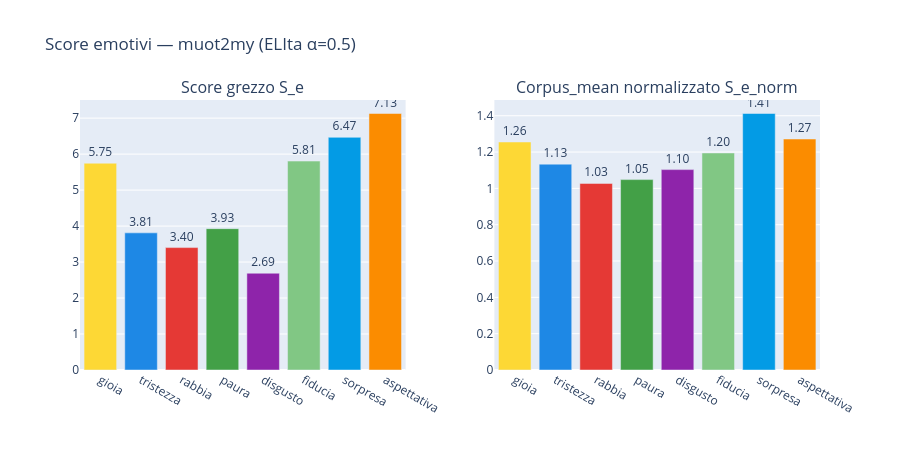

The notebook cell saved with this chart:
### Markdown cell above
## Confronto: score grezzo vs corpus_mean normalizzato

### Code cell
if not lemmi_usati:
    print('Nessun lemma utile trovato.')
else:
    plot_raw_vs_norm_bars(totals.to_dict(), sc_norm, CID).show()

    print(f'Lemmi usati ({len(lemmi_usati)}): {lemmi_usati}')
    print(f'Emozione dominante raw          : {dom_raw.upper()}  (score: {totals[dom_raw]:.3f})')
    print(f'Emozione dominante corpus_mean  : {dom_norm.upper()}  (score: {sc_norm[dom_norm]:.3f})')

### Figure 1 — Plotly figure (JSON) as saved in the notebook; plotly's stock layout.template omitted (floating-point values rounded to 4 significant figures)
{"data": [{"marker": {"color": ["#FDD835", "#1E88E5", "#E53935", "#43A047", "#8E24AA", "#81C784", "#039BE5", "#FB8C00"]}, "name": "Raw", "text": ["5.75", "3.81", "3.40", "3.93", "2.69", "5.81", "6.47", "7.13"], "textposition": "outside", "x": ["gioia", "tristezza", "rabbia", "paura", "disgusto", "fiducia", "sorpresa", "aspettativa"], "y": [5.747, 3.812, 3.402, 3.929, 2.69, 5.806, 6.467, 7.129], "type": "bar", "xaxis": "x", "yaxis": "y"}, {"marker": {"color": ["#FDD835", "#1E88E5", "#E53935", "#43A047", "#8E24AA", "#81C784", "#039BE5", "#FB8C00"]}, "name": "Normalizzato", "text": ["1.26", "1.13", "1.03", "1.05", "1.10", "1.20", "1.41", "1.27"], "textposition": "outside", "x": ["gioia", "tristezza", "rabbia", "paura", "disgusto", "fiducia", "sorpresa", "aspettativa"], "y": [1.255, 1.133, 1.027, 1.048, 1.103, 1.195, 1.412, 1.272], "type": "bar", "xaxis": "x2", "yaxis": "y2"}], "layout": {"xaxis": {"anchor": "y", "domain": [0.0, 0.44]}, "yaxis": {"anchor": "x", "domain": [0.0, 1.0]}, "xaxis2": {"anchor": "y2", "domain": [0.56, 1.0]}, "yaxis2": {"anchor": "x2", "domain": [0.0, 1.0]}, "annotations": [{"font": {"size": 16}, "showarrow": false, "text": "Score grezzo S_e", "x": 0.22, "xanchor": "center", "xref": "paper", "y": 1.0, "yanchor": "bottom", "yref": "paper"}, {"font": {"size": 16}, "showarrow": false, "text": "Corpus_mean normalizzato S_e_norm", "x": 0.78, "xanchor": "center", "xref": "paper", "y": 1.0, "yanchor": "bottom", "yref": "paper"}], "title": {"text": "Score emotivi — muot2my (ELIta α=0.5)"}, "showlegend": false, "height": 450}}
